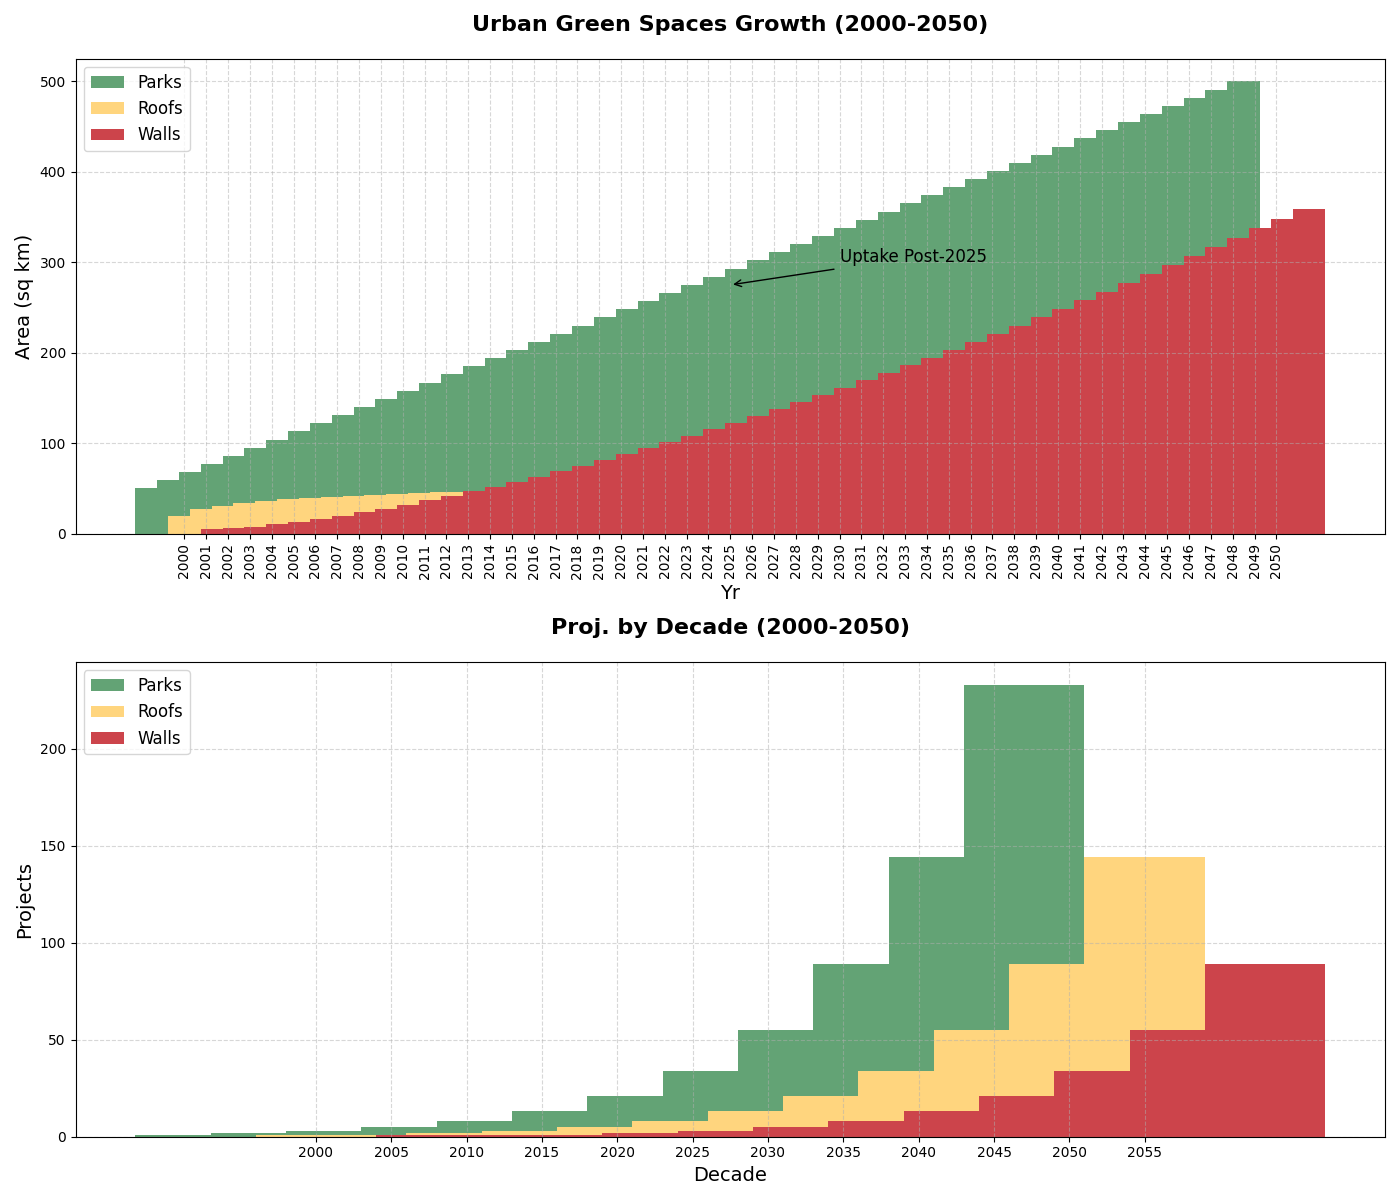

The Python source for this figure:
import matplotlib.pyplot as plt
import numpy as np

years = np.arange(2000, 2051)

urban_parks = np.linspace(50, 500, len(years))
roof_gardens = 20 + 10 * np.log1p(years - 2000)
green_walls = 5 + (years - 2000) ** 1.5

# create a figure with two subplots
fig, (ax1, ax2) = plt.subplots(2, 1, figsize=(14, 12))

# define width for the bars and create offset arrays for the grouped bars
width = 1.5
years_offsets = np.arange(len(years))

# plot the first subplot as a grouped bar chart
ax1.bar(years_offsets - width, urban_parks, width, label='Parks', color='#63A375')
ax1.bar(years_offsets, roof_gardens, width, label='Roofs', color='#FFD57E')
ax1.bar(years_offsets + width, green_walls, width, label='Walls', color='#CC444B')

ax1.set_title('Urban Green Spaces Growth (2000-2050)', fontsize=16, fontweight='bold', pad=20)
ax1.set_xlabel('Yr', fontsize=14)
ax1.set_ylabel('Area (sq km)', fontsize=14)
ax1.set_xticks(years_offsets)
ax1.set_xticklabels(years, rotation=90)
ax1.legend(loc='upper left', fontsize=12)
ax1.grid(True, linestyle='--', alpha=0.5)

# annotate the subplot similar to the line chart with updated coordinates
ax1.annotate('Uptake Post-2025', xy=(25, urban_parks[25]), xytext=(30, 300),
             arrowprops=dict(facecolor='black', arrowstyle='->'), fontsize=12)

# second subplot remains unchanged
expansion_projects_urban_parks = [1, 2, 3, 5, 8, 13, 21, 34, 55, 89, 144, 233]
expansion_projects_roof_gardens = [1, 1, 2, 3, 5, 8, 13, 21, 34, 55, 89, 144]
expansion_projects_green_walls = [1, 1, 1, 2, 3, 5, 8, 13, 21, 34, 55, 89]

decades = np.arange(2000, 2060, 5)

width = 8
ax2.bar(decades - width, expansion_projects_urban_parks, width, label='Parks', color='#63A375')
ax2.bar(decades, expansion_projects_roof_gardens, width, label='Roofs', color='#FFD57E')
ax2.bar(decades + width, expansion_projects_green_walls, width, label='Walls', color='#CC444B')

ax2.set_title('Proj. by Decade (2000-2050)', fontsize=16, fontweight='bold', pad=20)
ax2.set_xlabel('Decade', fontsize=14)
ax2.set_ylabel('Projects', fontsize=14)
ax2.set_xticks(decades)
ax2.legend(loc='upper left', fontsize=12)
ax2.grid(True, linestyle='--', alpha=0.5)

plt.tight_layout()
plt.show()
